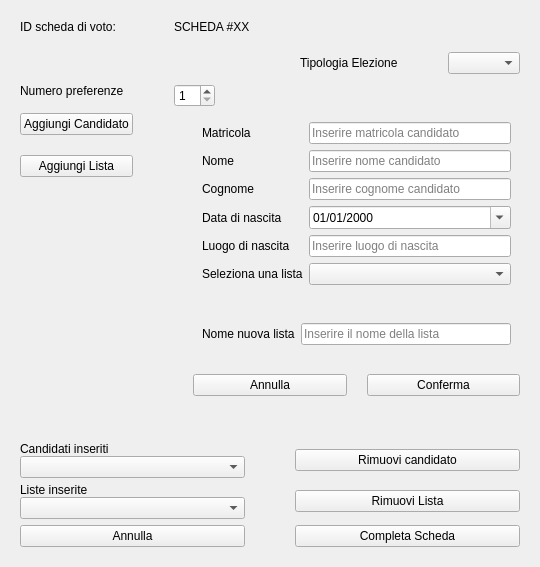
      <widget class="QWidget" name="creazione_schede_voto_page">
       <layout class="QVBoxLayout" name="verticalLayout_12">
        <property name="leftMargin">
         <number>20</number>
        </property>
        <property name="topMargin">
         <number>20</number>
        </property>
        <property name="rightMargin">
         <number>20</number>
        </property>
        <property name="bottomMargin">
         <number>20</number>
        </property>
        <item>
         <layout class="QHBoxLayout" name="horizontalLayout_9">
          <property name="spacing">
           <number>50</number>
          </property>
          <item>
           <layout class="QFormLayout" name="formLayout_10">
            <item row="0" column="1">
             <widget class="QLabel" name="label_numero_scheda">
              <property name="sizePolicy">
               <sizepolicy hsizetype="Fixed" vsizetype="Fixed">
                <horstretch>0</horstretch>
                <verstretch>0</verstretch>
               </sizepolicy>
              </property>
              <property name="text">
               <string>SCHEDA #XX</string>
              </property>
             </widget>
            </item>
            <item row="1" column="0">
             <widget class="QLabel" name="label_numero_preferenze">
              <property name="sizePolicy">
               <sizepolicy hsizetype="Fixed" vsizetype="Fixed">
                <horstretch>0</horstretch>
                <verstretch>0</verstretch>
               </sizepolicy>
              </property>
              <property name="text">
               <string>Numero preferenze</string>
              </property>
             </widget>
            </item>
            <item row="1" column="1">
             <widget class="QSpinBox" name="spinBox_numero_preferenze">
              <property name="sizePolicy">
               <sizepolicy hsizetype="Fixed" vsizetype="Fixed">
                <horstretch>0</horstretch>
                <verstretch>0</verstretch>
               </sizepolicy>
              </property>
              <property name="minimum">
               <number>1</number>
              </property>
             </widget>
            </item>
            <item row="0" column="0">
             <widget class="QLabel" name="label_id_scheda">
              <property name="sizePolicy">
               <sizepolicy hsizetype="Fixed" vsizetype="Fixed">
                <horstretch>0</horstretch>
                <verstretch>0</verstretch>
               </sizepolicy>
              </property>
              <property name="text">
               <string>ID scheda di voto:</string>
              </property>
             </widget>
            </item>
           </layout>
          </item>
          <item>
           <layout class="QGridLayout" name="gridLayout_4" columnstretch="0,0">
            <item row="0" column="1">
             <widget class="QComboBox" name="comboBox_tipo_elezione"/>
            </item>
            <item row="0" column="0">
             <widget class="QLabel" name="label_14">
              <property name="text">
               <string>Tipologia Elezione</string>
              </property>
             </widget>
            </item>
           </layout>
          </item>
         </layout>
        </item>
        <item>
         <layout class="QHBoxLayout" name="horizontalLayout_10" stretch="0,0,1">
          <property name="spacing">
           <number>20</number>
          </property>
          <item>
           <layout class="QGridLayout" name="gridLayout_7">
            <item row="1" column="0">
             <widget class="QPushButton" name="pushButton_aggiungi_lista">
              <property name="sizePolicy">
               <sizepolicy hsizetype="Preferred" vsizetype="Fixed">
                <horstretch>0</horstretch>
                <verstretch>0</verstretch>
               </sizepolicy>
              </property>
              <property name="text">
               <string>Aggiungi Lista</string>
              </property>
             </widget>
            </item>
            <item row="0" column="0">
             <widget class="QPushButton" name="pushButton_aggiungi_candidato">
              <property name="sizePolicy">
               <sizepolicy hsizetype="Fixed" vsizetype="Fixed">
                <horstretch>0</horstretch>
                <verstretch>0</verstretch>
               </sizepolicy>
              </property>
              <property name="layoutDirection">
               <enum>Qt::LeftToRight</enum>
              </property>
              <property name="text">
               <string>Aggiungi Candidato</string>
              </property>
              <property name="autoDefault">
               <bool>false</bool>
              </property>
              <property name="default">
               <bool>false</bool>
              </property>
              <property name="flat">
               <bool>false</bool>
              </property>
             </widget>
            </item>
            <item row="2" column="0">
             <spacer name="verticalSpacer">
              <property name="orientation">
               <enum>Qt::Vertical</enum>
              </property>
              <property name="sizeHint" stdset="0">
               <size>
                <width>20</width>
                <height>40</height>
               </size>
              </property>
             </spacer>
            </item>
           </layout>
          </item>
          <item>
           <spacer name="horizontalSpacer">
            <property name="orientation">
             <enum>Qt::Horizontal</enum>
            </property>
            <property name="sizeType">
             <enum>QSizePolicy::Expanding</enum>
            </property>
            <property name="sizeHint" stdset="0">
             <size>
              <width>40</width>
              <height>20</height>
             </size>
            </property>
           </spacer>
          </item>
          <item>
           <layout class="QVBoxLayout" name="verticalLayout_11" stretch="1,1,1,1">
            <item>
             <widget class="QWidget" name="formWidget_candidato" native="true">
              <layout class="QFormLayout" name="formLayout_7">
               <item row="1" column="0">
                <widget class="QLabel" name="label__nome_c">
                 <property name="text">
                  <string>Nome</string>
                 </property>
                </widget>
               </item>
               <item row="1" column="1">
                <widget class="QLineEdit" name="lineEdit_nome_c">
                 <property name="placeholderText">
                  <string>Inserire nome candidato</string>
                 </property>
                </widget>
               </item>
               <item row="2" column="0">
                <widget class="QLabel" name="label_cognome_c">
                 <property name="text">
                  <string>Cognome</string>
                 </property>
                </widget>
               </item>
               <item row="2" column="1">
                <widget class="QLineEdit" name="lineEdit_cognome_c">
                 <property name="placeholderText">
                  <string>Inserire cognome candidato</string>
                 </property>
                </widget>
               </item>
               <item row="3" column="0">
                <widget class="QLabel" name="label_data_nascita_c">
                 <property name="text">
                  <string>Data di nascita</string>
                 </property>
                </widget>
               </item>
               <item row="4" column="0">
                <widget class="QLabel" name="label_luogo_nascita_c">
                 <property name="text">
                  <string>Luogo di nascita</string>
                 </property>
                </widget>
               </item>
               <item row="4" column="1">
                <widget class="QLineEdit" name="lineEdit_luogo_nascita_c">
                 <property name="placeholderText">
                  <string>Inserire luogo di nascita</string>
                 </property>
                </widget>
               </item>
               <item row="5" column="0">
                <widget class="QLabel" name="label_seleziona_lista">
                 <property name="text">
                  <string>Seleziona una lista</string>
                 </property>
                </widget>
               </item>
               <item row="5" column="1">
                <widget class="QComboBox" name="comboBox_seleziona_lista_1"/>
               </item>
               <item row="3" column="1">
                <widget class="QDateEdit" name="dateEdit_data_nascita_c">
                 <property name="time">
                  <time>
                   <hour>0</hour>
                   <minute>0</minute>
                   <second>0</second>
                  </time>
                 </property>
                 <property name="minimumDate">
                  <date>
                   <year>1790</year>
                   <month>9</month>
                   <day>14</day>
                  </date>
                 </property>
                 <property name="displayFormat">
                  <string>dd/MM/yyyy</string>
                 </property>
                 <property name="calendarPopup">
                  <bool>true</bool>
                 </property>
                </widget>
               </item>
               <item row="0" column="0">
                <widget class="QLabel" name="label_matricola">
                 <property name="text">
                  <string>Matricola</string>
                 </property>
                </widget>
               </item>
               <item row="0" column="1">
                <widget class="QLineEdit" name="lineEdit_matricola">
                 <property name="placeholderText">
                  <string>Inserire matricola candidato</string>
                 </property>
                </widget>
               </item>
              </layout>
             </widget>
            </item>
            <item>
             <widget class="QWidget" name="formWidget_lista" native="true">
              <layout class="QFormLayout" name="formLayout_11">
               <item row="0" column="0">
                <widget class="QLabel" name="label_nuova_lista">
                 <property name="text">
                  <string>Nome nuova lista</string>
                 </property>
                </widget>
               </item>
               <item row="0" column="1">
                <widget class="QLineEdit" name="lineEdit_nuova_lista">
                 <property name="placeholderText">
                  <string>Inserire il nome della lista</string>
                 </property>
                </widget>
               </item>
              </layout>
             </widget>
            </item>
            <item>
             <layout class="QHBoxLayout" name="horizontalLayout_8">
              <item>
               <widget class="QPushButton" name="pushButton_annulla_aggiungi">
                <property name="text">
                 <string>Annulla</string>
                </property>
               </widget>
              </item>
              <item>
               <widget class="QPushButton" name="pushButton_conferma_aggiungi">
                <property name="text">
                 <string>Conferma</string>
                </property>
               </widget>
              </item>
             </layout>
            </item>
            <item>
             <spacer name="verticalSpacer_2">
              <property name="orientation">
               <enum>Qt::Vertical</enum>
              </property>
              <property name="sizeHint" stdset="0">
               <size>
                <width>20</width>
                <height>40</height>
               </size>
              </property>
             </spacer>
            </item>
           </layout>
          </item>
         </layout>
        </item>
        <item>
         <layout class="QGridLayout" name="gridLayout_5" columnstretch="1,1">
          <property name="sizeConstraint">
           <enum>QLayout::SetMaximumSize</enum>
          </property>
          <property name="horizontalSpacing">
           <number>50</number>
          </property>
          <property name="verticalSpacing">
           <number>5</number>
          </property>
          <item row="0" column="1">
           <widget class="QPushButton" name="pushButton_rimuovi_candidato">
            <property name="text">
             <string>Rimuovi candidato</string>
            </property>
           </widget>
          </item>
          <item row="0" column="0">
           <layout class="QFormLayout" name="formLayout_6">
            <property name="rowWrapPolicy">
             <enum>QFormLayout::WrapAllRows</enum>
            </property>
            <item row="0" column="0">
             <widget class="QLabel" name="label_lista_candidati">
              <property name="text">
               <string>Candidati inseriti</string>
              </property>
             </widget>
            </item>
            <item row="0" column="1">
             <widget class="QComboBox" name="comboBox_seleziona_candidato"/>
            </item>
           </layout>
          </item>
          <item row="1" column="1">
           <widget class="QPushButton" name="pushButton_rimuovi_gruppo">
            <property name="text">
             <string>Rimuovi Lista</string>
            </property>
           </widget>
          </item>
          <item row="1" column="0">
           <layout class="QFormLayout" name="formLayout_8">
            <property name="rowWrapPolicy">
             <enum>QFormLayout::WrapAllRows</enum>
            </property>
            <item row="0" column="0">
             <widget class="QLabel" name="label_lista_gruppi_2">
              <property name="text">
               <string>Liste inserite</string>
              </property>
             </widget>
            </item>
            <item row="0" column="1">
             <widget class="QComboBox" name="comboBox_seleziona_lista_2"/>
            </item>
           </layout>
          </item>
         </layout>
        </item>
        <item>
         <layout class="QHBoxLayout" name="horizontalLayout_5" stretch="1,1">
          <property name="spacing">
           <number>50</number>
          </property>
          <item>
           <widget class="QPushButton" name="pushButton_annulla_scheda">
            <property name="text">
             <string>Annulla</string>
            </property>
           </widget>
          </item>
          <item>
           <widget class="QPushButton" name="pushButton_completa_scheda">
            <property name="text">
             <string>Completa Scheda</string>
            </property>
           </widget>
          </item>
         </layout>
        </item>
       </layout>
       <zorder></zorder>
       <zorder></zorder>
      </widget>
